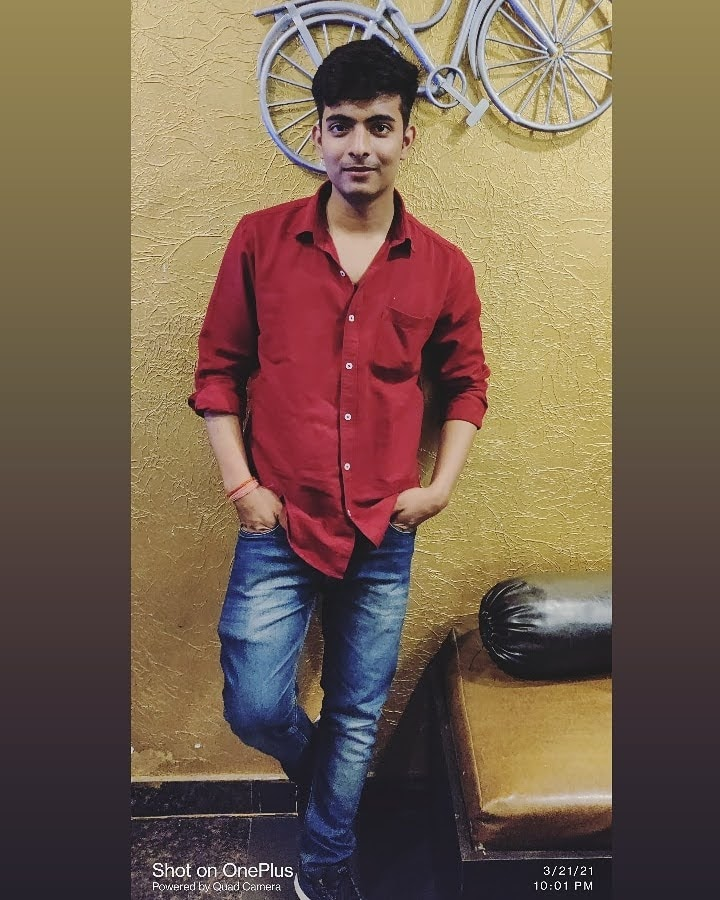
#> input picture Resources/manish.jpeg, 720 x 900 px
$ python Chapter7.py
#> lines starting #> are read from the running program, lines starting #| are printed output that depends on the picture; after the words box and inside, x2 and y2 are one past the last pixel; in counts of white or black regions, pixels touching at a corner belong together
###COLOR DETECTION
import cv2
import numpy as np
def empty(a):
    pass

def stackImages(scale,imgArray):
    rows = len(imgArray)
    cols = len(imgArray[0])
    rowsAvailable = isinstance(imgArray[0], list)
    width = imgArray[0][0].shape[1]
    height = imgArray[0][0].shape[0]
    if rowsAvailable:
        for x in range ( 0, rows):
            for y in range(0, cols):
                if imgArray[x][y].shape[:2] == imgArray[0][0].shape [:2]:
                    imgArray[x][y] = cv2.resize(imgArray[x][y], (0, 0), None, scale, scale)
                else:
                    imgArray[x][y] = cv2.resize(imgArray[x][y], (imgArray[0][0].shape[1], imgArray[0][0].shape[0]), None, scale, scale)
                if len(imgArray[x][y].shape) == 2: imgArray[x][y]= cv2.cvtColor( imgArray[x][y], cv2.COLOR_GRAY2BGR)
        imageBlank = np.zeros((height, width, 3), np.uint8)
        hor = [imageBlank]*rows
        hor_con = [imageBlank]*rows
        for x in range(0, rows):
            hor[x] = np.hstack(imgArray[x])
        ver = np.vstack(hor)
    else:
        for x in range(0, rows):
            if imgArray[x].shape[:2] == imgArray[0].shape[:2]:
                imgArray[x] = cv2.resize(imgArray[x], (0, 0), None, scale, scale)
            else:
                imgArray[x] = cv2.resize(imgArray[x], (imgArray[0].shape[1], imgArray[0].shape[0]), None,scale, scale)
            if len(imgArray[x].shape) == 2: imgArray[x] = cv2.cvtColor(imgArray[x], cv2.COLOR_GRAY2BGR)
        hor= np.hstack(imgArray)
        ver = hor
    return ver


path = 'Resources/manish.jpeg'

img=cv2.imread(path)
#> img is the input picture: shape (900, 720, 3); mean B, G, R 80.6, 98.6, 120.5

#### create trackbars

cv2.namedWindow("TrackBars")
cv2.resizeWindow("TrackBars",640,240)
cv2.createTrackbar("Hue Min","TrackBars",0,179,empty)
cv2.createTrackbar("Hue Max","TrackBars",19,179,empty)
cv2.createTrackbar("Sat Min","TrackBars",110,255,empty)
cv2.createTrackbar("Sat Max","TrackBars",240,255,empty)
cv2.createTrackbar("Val Min","TrackBars",153,255,empty)
cv2.createTrackbar("Val Max","TrackBars",255,255,empty)


# [4 lines of commented-out code are left out]

while True:
    img = cv2.imread(path)
    imgHSV = cv2.cvtColor(img, cv2.COLOR_BGR2HSV)
#> imgHSV: shape (900, 720, 3); mean H, S, V 66.8, 94.4, 123.9
    h_min = cv2.getTrackbarPos("Hue Min", "TrackBars")
    h_max = cv2.getTrackbarPos("Hue Max", "TrackBars")
    s_min = cv2.getTrackbarPos("Sat Min", "TrackBars")
    s_max = cv2.getTrackbarPos("Sat Max", "TrackBars")
    v_min = cv2.getTrackbarPos("Val Min", "TrackBars")
    v_max = cv2.getTrackbarPos("Val Max", "TrackBars")
    print(h_min, h_max, s_min, s_max, v_min, v_max)
    lower = np.array([h_min, s_min, v_min])
    upper = np.array([h_max, s_max, v_max])
    mask = cv2.inRange(imgHSV, lower, upper)
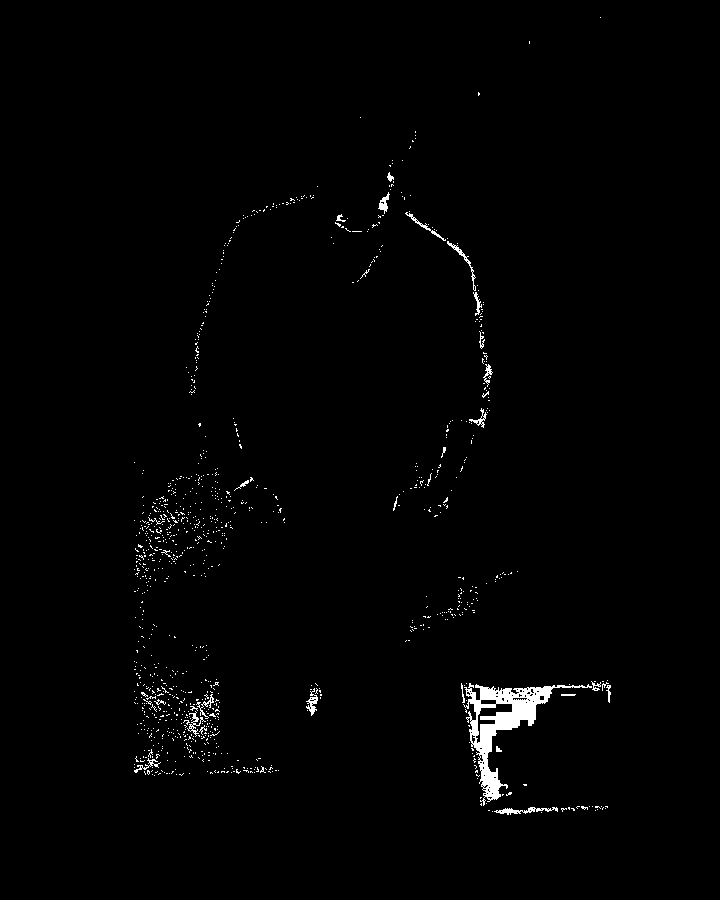
#> mask: shape (900, 720); 1.2% white; 1061 white regions (1034 under 20 px), largest, box (x1, y1, x2, y2) and area: (463, 683, 592, 806) 3458, (494, 807, 558, 815) 208, (447, 241, 476, 291) 153
    imgResult = cv2.bitwise_and(img, img, mask=mask)
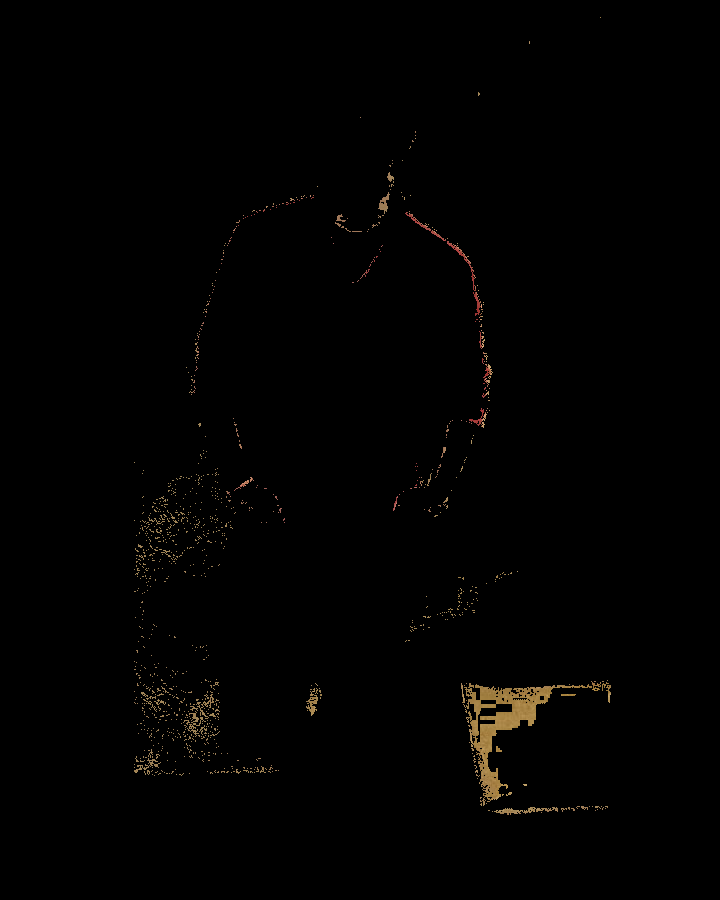
#> imgResult: shape (900, 720, 3); mean B, G, R 0.9, 1.5, 1.9

    # [4 lines of commented-out code are left out]

    imgStack = stackImages(0.6, ([img, imgHSV], [mask, imgResult]))
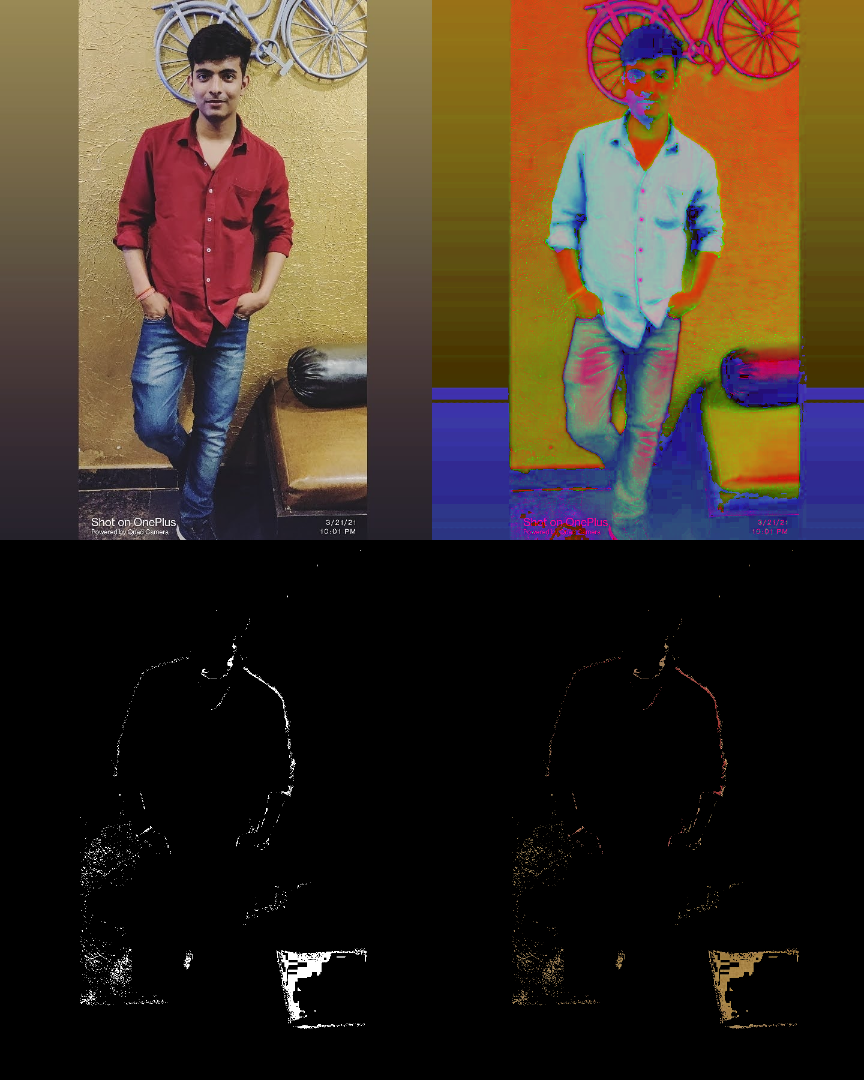
#> imgStack: shape (1080, 864, 3); mean B, G, R 37.8, 49.4, 62.3
    cv2.imshow("Stacked Images", imgStack)
    cv2.waitKey(1)

$ run again, with Resources/cards.jpg copied over Resources/manish.jpeg
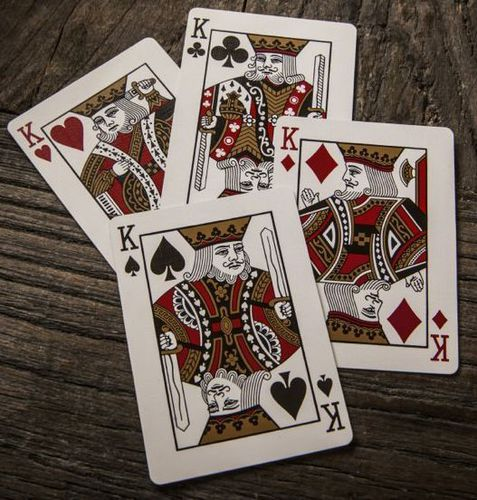
#> input picture Resources/cards.jpg, 477 x 500 px
#> img is the input picture: shape (500, 477, 3); mean B, G, R 88.1, 96.6, 109.6
#> imgHSV: shape (500, 477, 3); mean H, S, V 21.2, 75.8, 109.6
#> `mask = cv2.inRange(imgHSV, lower, upper)`:
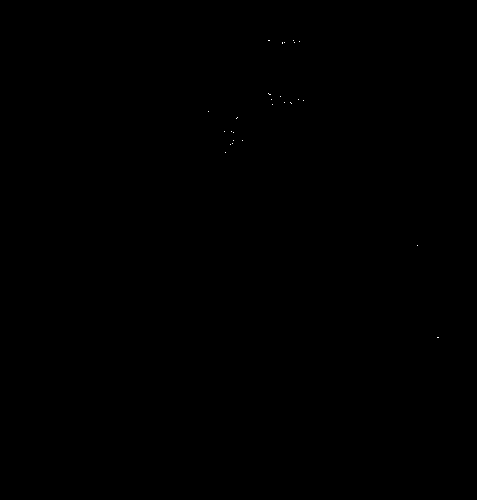
#> mask: shape (500, 477); 0.01% white in thin lines or dots, all inside (x1, y1, x2, y2) = (208, 40, 439, 338)
#> `imgStack = stackImages(0.6, ([img, imgHSV], [mask, imgResult]))`:
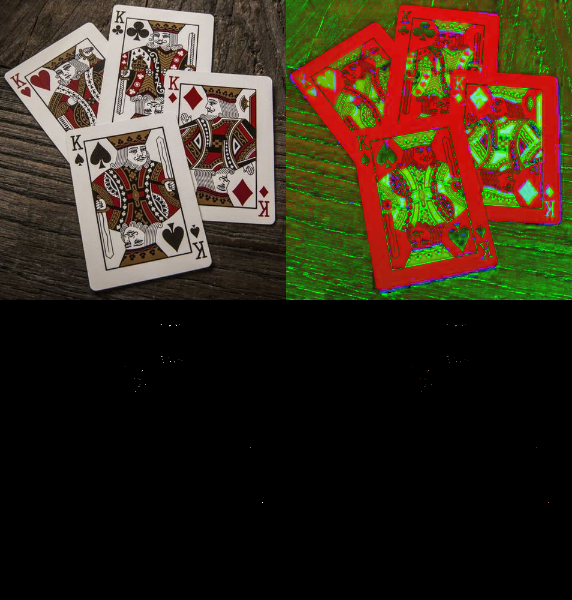
#> imgStack: shape (600, 572, 3); mean B, G, R 27.3, 43.1, 54.8
